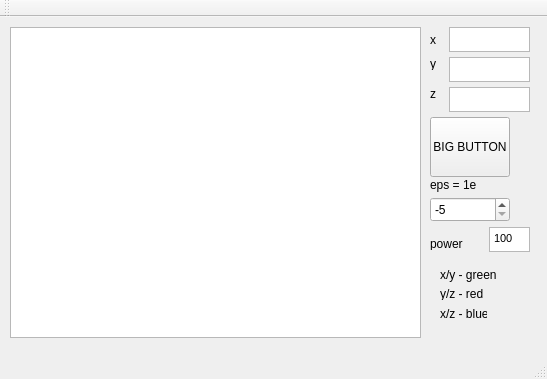
<?xml version="1.0" encoding="UTF-8"?>
<ui version="4.0">
 <class>MainWindow</class>
 <widget class="QMainWindow" name="MainWindow">
  <property name="geometry">
   <rect>
    <x>0</x>
    <y>0</y>
    <width>547</width>
    <height>379</height>
   </rect>
  </property>
  <property name="windowTitle">
   <string>MainWindow</string>
  </property>
  <widget class="QWidget" name="centralWidget">
   <widget class="QGraphicsView" name="gvG">
    <property name="geometry">
     <rect>
      <x>10</x>
      <y>10</y>
      <width>411</width>
      <height>311</height>
     </rect>
    </property>
   </widget>
   <widget class="QPushButton" name="btnBig">
    <property name="geometry">
     <rect>
      <x>430</x>
      <y>100</y>
      <width>80</width>
      <height>60</height>
     </rect>
    </property>
    <property name="text">
     <string>BIG BUTTON</string>
    </property>
   </widget>
   <widget class="QLabel" name="lbEps">
    <property name="geometry">
     <rect>
      <x>430</x>
      <y>160</y>
      <width>80</width>
      <height>15</height>
     </rect>
    </property>
    <property name="text">
     <string>eps = 1e</string>
    </property>
   </widget>
   <widget class="QSpinBox" name="sbEps">
    <property name="geometry">
     <rect>
      <x>430</x>
      <y>180</y>
      <width>80</width>
      <height>25</height>
     </rect>
    </property>
    <property name="minimum">
     <number>-5</number>
    </property>
    <property name="maximum">
     <number>0</number>
    </property>
    <property name="value">
     <number>-5</number>
    </property>
   </widget>
   <widget class="QTextBrowser" name="tbX">
    <property name="geometry">
     <rect>
      <x>449</x>
      <y>10</y>
      <width>81</width>
      <height>25</height>
     </rect>
    </property>
   </widget>
   <widget class="QTextBrowser" name="tbY">
    <property name="geometry">
     <rect>
      <x>449</x>
      <y>40</y>
      <width>81</width>
      <height>25</height>
     </rect>
    </property>
   </widget>
   <widget class="QTextBrowser" name="tbZ">
    <property name="geometry">
     <rect>
      <x>449</x>
      <y>70</y>
      <width>81</width>
      <height>25</height>
     </rect>
    </property>
   </widget>
   <widget class="QTextEdit" name="tePower">
    <property name="geometry">
     <rect>
      <x>489</x>
      <y>210</y>
      <width>41</width>
      <height>25</height>
     </rect>
    </property>
    <property name="html">
     <string>&lt;!DOCTYPE HTML PUBLIC &quot;-//W3C//DTD HTML 4.0//EN&quot; &quot;http://www.w3.org/TR/REC-html40/strict.dtd&quot;&gt;
&lt;html&gt;&lt;head&gt;&lt;meta name=&quot;qrichtext&quot; content=&quot;1&quot; /&gt;&lt;style type=&quot;text/css&quot;&gt;
p, li { white-space: pre-wrap; }
&lt;/style&gt;&lt;/head&gt;&lt;body style=&quot; font-family:'MS Shell Dlg 2'; font-size:8.25pt; font-weight:400; font-style:normal;&quot;&gt;
&lt;p style=&quot; margin-top:0px; margin-bottom:0px; margin-left:0px; margin-right:0px; -qt-block-indent:0; text-indent:0px;&quot;&gt;100&lt;/p&gt;&lt;/body&gt;&lt;/html&gt;</string>
    </property>
   </widget>
   <widget class="QLabel" name="label">
    <property name="geometry">
     <rect>
      <x>430</x>
      <y>10</y>
      <width>25</width>
      <height>25</height>
     </rect>
    </property>
    <property name="lineWidth">
     <number>1</number>
    </property>
    <property name="text">
     <string>x</string>
    </property>
    <property name="textFormat">
     <enum>Qt::AutoText</enum>
    </property>
   </widget>
   <widget class="QLabel" name="label_2">
    <property name="geometry">
     <rect>
      <x>430</x>
      <y>40</y>
      <width>47</width>
      <height>13</height>
     </rect>
    </property>
    <property name="text">
     <string>y</string>
    </property>
   </widget>
   <widget class="QLabel" name="label_3">
    <property name="geometry">
     <rect>
      <x>430</x>
      <y>70</y>
      <width>47</width>
      <height>13</height>
     </rect>
    </property>
    <property name="text">
     <string>z</string>
    </property>
   </widget>
   <widget class="QLabel" name="label_4">
    <property name="geometry">
     <rect>
      <x>440</x>
      <y>250</y>
      <width>81</width>
      <height>16</height>
     </rect>
    </property>
    <property name="text">
     <string>x/y - green</string>
    </property>
   </widget>
   <widget class="QLabel" name="label_5">
    <property name="geometry">
     <rect>
      <x>440</x>
      <y>270</y>
      <width>47</width>
      <height>13</height>
     </rect>
    </property>
    <property name="text">
     <string>y/z - red</string>
    </property>
   </widget>
   <widget class="QLabel" name="label_6">
    <property name="geometry">
     <rect>
      <x>440</x>
      <y>290</y>
      <width>47</width>
      <height>13</height>
     </rect>
    </property>
    <property name="text">
     <string>x/z - blue</string>
    </property>
   </widget>
   <widget class="QLabel" name="label_7">
    <property name="geometry">
     <rect>
      <x>430</x>
      <y>220</y>
      <width>47</width>
      <height>13</height>
     </rect>
    </property>
    <property name="text">
     <string>power</string>
    </property>
   </widget>
  </widget>
  <widget class="QMenuBar" name="menuBar">
   <property name="geometry">
    <rect>
     <x>0</x>
     <y>0</y>
     <width>547</width>
     <height>21</height>
    </rect>
   </property>
  </widget>
  <widget class="QToolBar" name="mainToolBar">
   <attribute name="toolBarArea">
    <enum>TopToolBarArea</enum>
   </attribute>
   <attribute name="toolBarBreak">
    <bool>false</bool>
   </attribute>
  </widget>
  <widget class="QStatusBar" name="statusBar"/>
 </widget>
 <layoutdefault spacing="6" margin="11"/>
 <resources/>
 <connections/>
</ui>
